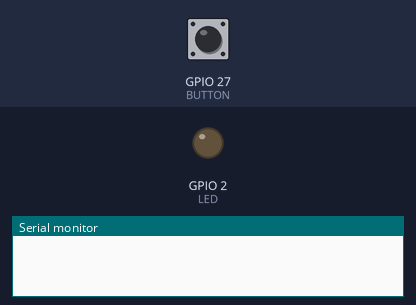
Simulated run of this sketch. Board: ESP32. On the bench: output pins drawn as LEDs (lit = HIGH), the last lines printed to the serial monitor. Inputs (shaded band) come from the test bench; at power-on: GPIO 27 (BUTTON) HIGH.

Above: at 1.2 s.
1.3 s: GPIO 27 (BUTTON) pulled LOW for 0.15 s
At 2.5 s:
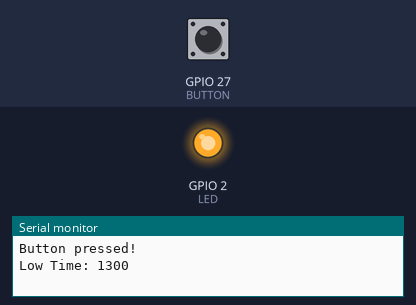
2.9 s: GPIO 27 (BUTTON) pulled LOW for 1 s
At 3.7 s:
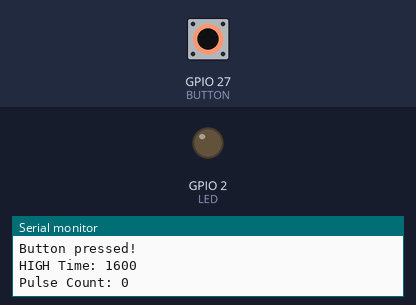
5.4 s: GPIO 27 (BUTTON) pulled LOW for 3.2 s
At 9.4 s:
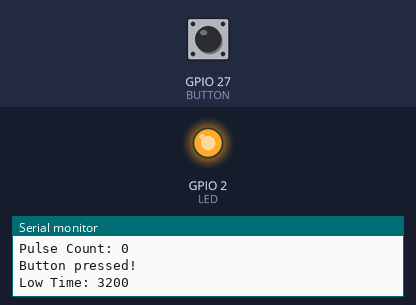
Timing chart, 0 to 10.9 s (numbered marks = the images above; inputs shaded):
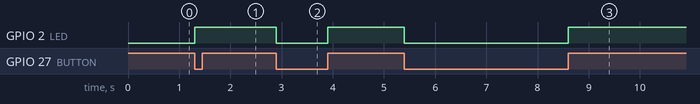

Measured:
- after the input at 1.3 s, GPIO 2 (LED): LOW → HIGH at once
- after the input at 2.9 s, GPIO 2 (LED): HIGH → LOW at once, → HIGH 1.0 s later
- after the input at 5.4 s, GPIO 2 (LED): HIGH → LOW at once, → HIGH 3.2 s later

The sketch:

pushButtonInterrupt.ino
```cpp
// Button pins
#define BUTTON 27
#define LED 2

#define HIGH_PULSE_WIDTH_THRESHOLD 2000
bool BUTTON_Pressed = false;
volatile uint32_t currTime = 0;
volatile uint32_t prevTime = 0;
uint16_t pulseCount = 0;
uint32_t duration = 0;

void setup() {
  Serial.begin(9600);
  //Initialize the button to input
  pinMode(BUTTON, INPUT_PULLUP);
  pinMode(LED, OUTPUT);
  //Call interrupt when button will press
  attachInterrupt(digitalPinToInterrupt(BUTTON), handleButtonPress, CHANGE);  // Attach interrupt on falling edge
}

void loop() {
  if (digitalRead(LED) == HIGH && BUTTON_Pressed) {
    BUTTON_Pressed = false;             // Reset the flag
    Serial.println("Button pressed!");  // Debug message
    digitalWrite(LED, LOW);
    Serial.print("HIGH Time: ");
    Serial.println(duration);
    Serial.print("Pulse Count: ");
    Serial.println(pulseCount);
  } else if (digitalRead(LED) == LOW && BUTTON_Pressed) {
    BUTTON_Pressed = false;             // Reset the flag
    Serial.println("Button pressed!");  // Debug message
    digitalWrite(LED, HIGH);
    Serial.print("Low Time: ");
    Serial.println(duration);
  }
}

void handleButtonPress() {
  static unsigned long lastInterruptTime = 0;
  unsigned long interruptTime = millis();

  // Debouncing logic: Ignore the interrupt if it occurs within 50 ms of the last interrupt
  if (interruptTime - lastInterruptTime > 200) {
    BUTTON_Pressed = true;              // Set the flag to indicate a button press
    //    Serial.println("Button Pressed");
    currTime = millis();
    duration = currTime - prevTime;
    if (digitalRead(BUTTON)) {
      //      Serial.print("Low Time: ");
    } else {
      //      Serial.print("High Time: ");
      if (duration > HIGH_PULSE_WIDTH_THRESHOLD) {
        pulseCount++;
        //        Serial.print("Pulse Count: ");
        //        Serial.println(pulseCount);
      }
    }
    //    Serial.println(duration);
    prevTime = currTime;
    lastInterruptTime = interruptTime;  // Update the last interrupt time
  }
}
```
